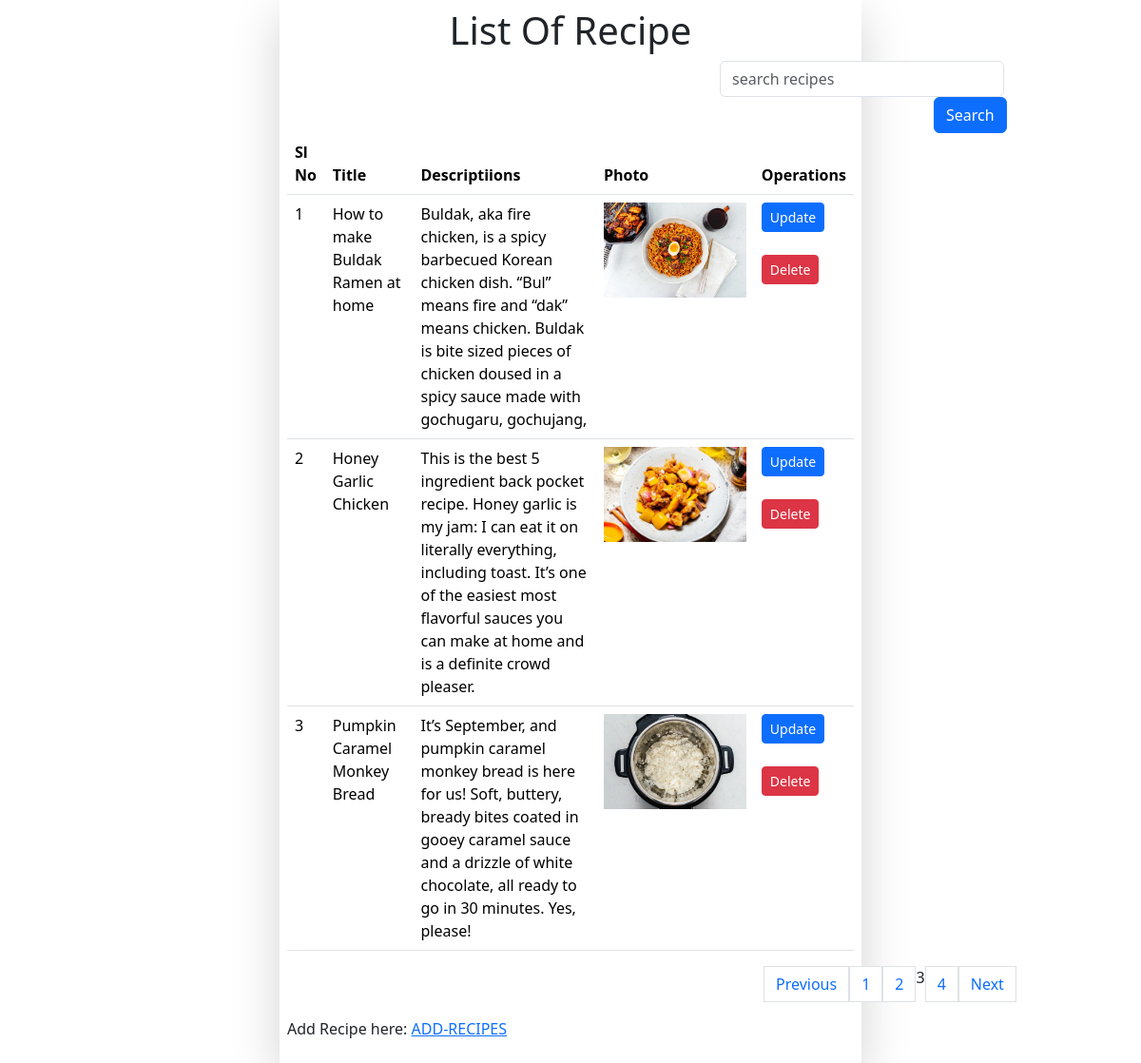
/recipe/?page=3, run on the app's committed database.
### htmlapp/models.py (models this page shows)
class Recipe(models.Model):
    title=models.CharField(max_length=200)
    description=models.TextField()
    photo=models.ImageField(upload_to='upload/')
    created_at=models.DateTimeField(auto_now_add=True)

### htmlapp/views.py (the view)
# urls.py: path('recipe/',recipelist , name='recipelist'),
def recipelist(request):
        recipes=Recipe.objects.all().order_by('-created_at')
        if request.GET.get('serach'):
            recipes=Recipe.objects.filter(title__icontains = request.GET.get('serach'))
        page = request.GET.get('page', 1)
        paginator = Paginator(recipes, 3)
        try:
            recipes = paginator.page(page)
        except PageNotAnInteger:
            recipes = paginator.page(1)
        except EmptyPage:
            recipes = paginator.page(paginator.num_pages)
        return render(request , 'recipe.html',{ 'recipes': recipes })

### htmlapp/templates/recipe.html (shortened to what this page needs)
<!doctype html>
<html lang="en">
  <head>
    <link href="https://cdn.jsdelivr.net/npm/bootstrap@5.3.1/dist/css/bootstrap.min.css" rel="stylesheet">
  </head>
  <body>
    <div class="row">
        <div class=" shadow-lg p-2 mx-auto col-10 col-md-8 col-lg-6">
            <h1 style="text-align:center">List Of Recipe</h1>
<table class="table">
    <form>
        <input style="margin-left: 455px;
        width: 299px;"  placeholder="search recipes"   name="serach" type="text" class="form-control"  id="exampleInputEmail1" aria-describedby="emailHelp">
        <button style="margin-left: 680px;" type="submit" class="btn btn-primary">Search</button>
      </div>
    <thead>
      <tr>
        <th scope="col">Sl No</th>
        <th scope="col">Title</th>
        <th scope="col">Descriptiions</th>
        <th scope="col">Photo</th>
        <th scope="col">Operations</th>
      </tr>
    </thead>
    <tbody>
        {% for item in recipes %}
        <tr>
            <td>{{ forloop.counter }}</td>
             <td>{{ item.title }}</td>
             <td>{{ item.description }}</td>
             <td>
                <img src="/media/{{ item.photo }}" style="height: 100px;" > </td>
             <td><a href="{% url 'updaterecipe' item.id %}"><button type="button" class="btn btn-sm  btn-primary">Update</button></a> <br><br>
            <a href="{% url 'recipedelete' item.id %}"><button type="button" class="btn btn-sm  btn-danger">Delete</button></a></td>
        </tr>
           {% endfor %}
    </tbody>
  {% if recipes.has_other_pages %}
  <nav aria-label="Page navigation example">
  <ul style="padding-left: 501px;" class="pagination">
    {% if recipes.has_previous %}
      <li><a class="page-link" href="?page={{ recipes.previous_page_number }}">Previous</a></li>
    {% else %}
      <li class="disabled"><span>&laquo;</span></li>
    {% endif %}
    {% for i in recipes.paginator.page_range %}
      {% if recipes.number == i %}
        <li class="active"><span>{{ i }} </span></li>
      {% else %}
        <li><a class="page-link" href="?page={{ i }}">{{ i }}</a></li>
      {% endif %}
    {% endfor %}
    {% if recipes.has_next %}
      <li ><a class="page-link" href="?page={{ recipes.next_page_number }}">Next</a></li>
    {% else %}
      <li class="disabled"><span>&raquo;</span></li>
    {% endif %}
  </ul>
</nav>
{% endif %}
   <p>Add Recipe here:  <a href="/add/">ADD-RECIPES</a></p>
    </div>
  </body>
</html>

### data on the page
Recipe: title "How to make Buldak Ramen at home", description "Buldak, aka fire chicken, is a spicy barbecued Korean chicken dish. “Bul” means fire and “dak” means chicken. Buldak is bite sized pieces of chicken doused in a spicy sauce made with gochugaru, gochujang,", photo (picture)
Recipe: title "Honey Garlic Chicken", description "This is the best 5 ingredient back pocket recipe. Honey garlic is my jam: I can eat it on literally everything, including toast. It’s one of the easiest most flavorful sauces you can make at home and is a definite crowd pleaser.", photo (picture)
Recipe: title "Pumpkin Caramel Monkey Bread", description "It’s September, and pumpkin caramel monkey bread is here for us! Soft, buttery, bready bites coated in gooey caramel sauce and a drizzle of white chocolate, all ready to go in 30 minutes. Yes, please!", photo (picture)

### other printed values
{{ i }} "1" "2" "4"
{{ i }} "3"
